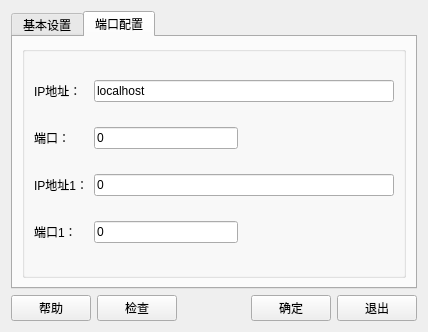
<?xml version="1.0" encoding="UTF-8"?>
<ui version="4.0">
 <class>NewNetDeviceDialog</class>
 <widget class="QDialog" name="NewNetDeviceDialog">
  <property name="geometry">
   <rect>
    <x>0</x>
    <y>0</y>
    <width>428</width>
    <height>321</height>
   </rect>
  </property>
  <property name="windowTitle">
   <string>串口设备</string>
  </property>
  <layout class="QVBoxLayout" name="verticalLayout">
   <item>
    <widget class="QTabWidget" name="tabWidget">
     <property name="currentIndex">
      <number>1</number>
     </property>
     <widget class="QWidget" name="tab">
      <attribute name="title">
       <string>基本设置</string>
      </attribute>
      <layout class="QVBoxLayout" name="verticalLayout_2">
       <item>
        <widget class="QGroupBox" name="groupBox">
         <property name="minimumSize">
          <size>
           <width>200</width>
           <height>200</height>
          </size>
         </property>
         <property name="title">
          <string/>
         </property>
         <layout class="QGridLayout" name="gridLayout_2">
          <item row="6" column="0">
           <widget class="QLabel" name="label_4">
            <property name="text">
             <string>帧间隔：</string>
            </property>
           </widget>
          </item>
          <item row="6" column="1">
           <widget class="QLineEdit" name="editFrameTimePeriod">
            <property name="text">
             <string>50</string>
            </property>
           </widget>
          </item>
          <item row="3" column="1">
           <widget class="QLineEdit" name="editFrameLen">
            <property name="text">
             <string>64</string>
            </property>
           </widget>
          </item>
          <item row="5" column="4">
           <widget class="QLabel" name="label_2">
            <property name="text">
             <string>状态量：</string>
            </property>
           </widget>
          </item>
          <item row="4" column="1" colspan="4">
           <widget class="QLineEdit" name="editProtocol">
            <property name="enabled">
             <bool>true</bool>
            </property>
            <property name="text">
             <string/>
            </property>
            <property name="readOnly">
             <bool>true</bool>
            </property>
           </widget>
          </item>
          <item row="6" column="2">
           <widget class="QLabel" name="label_6">
            <property name="text">
             <string>ms</string>
            </property>
           </widget>
          </item>
          <item row="4" column="5">
           <widget class="QPushButton" name="btnProtocolSelect">
            <property name="text">
             <string>选择</string>
            </property>
           </widget>
          </item>
          <item row="3" column="0">
           <widget class="QLabel" name="label_3">
            <property name="text">
             <string>帧长度：</string>
            </property>
           </widget>
          </item>
          <item row="2" column="0">
           <widget class="QLabel" name="label">
            <property name="text">
             <string>设备名称：</string>
            </property>
           </widget>
          </item>
          <item row="4" column="0">
           <widget class="QLabel" name="label_7">
            <property name="text">
             <string>通讯协议：</string>
            </property>
           </widget>
          </item>
          <item row="6" column="5">
           <widget class="QLineEdit" name="editCtrlVar"/>
          </item>
          <item row="6" column="4">
           <widget class="QLabel" name="label_5">
            <property name="text">
             <string>控制量：</string>
            </property>
           </widget>
          </item>
          <item row="5" column="1">
           <widget class="QComboBox" name="cboLink">
            <item>
             <property name="text">
              <string>主链路</string>
             </property>
            </item>
            <item>
             <property name="text">
              <string>备用链路</string>
             </property>
            </item>
           </widget>
          </item>
          <item row="2" column="5">
           <widget class="QPushButton" name="btnDeviceSelect">
            <property name="text">
             <string>选择</string>
            </property>
           </widget>
          </item>
          <item row="2" column="1" colspan="4">
           <widget class="QLineEdit" name="editDeviceName">
            <property name="text">
             <string/>
            </property>
           </widget>
          </item>
          <item row="5" column="0">
           <widget class="QLabel" name="label_8">
            <property name="text">
             <string>冗余配置：</string>
            </property>
           </widget>
          </item>
          <item row="5" column="5">
           <widget class="QLineEdit" name="editStateVar"/>
          </item>
          <item row="5" column="3">
           <spacer name="horizontalSpacer_4">
            <property name="orientation">
             <enum>Qt::Horizontal</enum>
            </property>
            <property name="sizeHint" stdset="0">
             <size>
              <width>40</width>
              <height>20</height>
             </size>
            </property>
           </spacer>
          </item>
         </layout>
        </widget>
       </item>
       <item>
        <layout class="QHBoxLayout" name="horizontalLayout">
         <item>
          <widget class="QCheckBox" name="checkDynamicOptimization">
           <property name="text">
            <string>使用动态优化</string>
           </property>
          </widget>
         </item>
         <item>
          <spacer name="horizontalSpacer_3">
           <property name="orientation">
            <enum>Qt::Horizontal</enum>
           </property>
           <property name="sizeHint" stdset="0">
            <size>
             <width>40</width>
             <height>20</height>
            </size>
           </property>
          </spacer>
         </item>
         <item>
          <widget class="QLabel" name="label_9">
           <property name="text">
            <string>远程端口：</string>
           </property>
          </widget>
         </item>
         <item>
          <widget class="QLineEdit" name="editRemotePort"/>
         </item>
         <item>
          <spacer name="horizontalSpacer_2">
           <property name="orientation">
            <enum>Qt::Horizontal</enum>
           </property>
           <property name="sizeHint" stdset="0">
            <size>
             <width>40</width>
             <height>20</height>
            </size>
           </property>
          </spacer>
         </item>
        </layout>
       </item>
      </layout>
     </widget>
     <widget class="QWidget" name="tab_2">
      <attribute name="title">
       <string>端口配置</string>
      </attribute>
      <layout class="QVBoxLayout" name="verticalLayout_3">
       <item>
        <widget class="QGroupBox" name="groupBox_2">
         <property name="title">
          <string/>
         </property>
         <layout class="QGridLayout" name="gridLayout">
          <item row="1" column="1">
           <widget class="QLabel" name="label_11">
            <property name="text">
             <string>端口：</string>
            </property>
           </widget>
          </item>
          <item row="3" column="1">
           <widget class="QLabel" name="label_13">
            <property name="text">
             <string>端口1：</string>
            </property>
           </widget>
          </item>
          <item row="0" column="1">
           <widget class="QLabel" name="label_10">
            <property name="text">
             <string>IP地址：</string>
            </property>
           </widget>
          </item>
          <item row="2" column="1">
           <widget class="QLabel" name="label_12">
            <property name="text">
             <string>IP地址1：</string>
            </property>
           </widget>
          </item>
          <item row="2" column="2" colspan="3">
           <widget class="QLineEdit" name="editIpAddress1">
            <property name="text">
             <string>0</string>
            </property>
           </widget>
          </item>
          <item row="0" column="2" colspan="3">
           <widget class="QLineEdit" name="editIpAddress">
            <property name="text">
             <string>localhost</string>
            </property>
           </widget>
          </item>
          <item row="1" column="2">
           <widget class="QLineEdit" name="editPort">
            <property name="text">
             <string>0</string>
            </property>
           </widget>
          </item>
          <item row="3" column="2">
           <widget class="QLineEdit" name="editPort1">
            <property name="text">
             <string>0</string>
            </property>
           </widget>
          </item>
          <item row="1" column="4">
           <spacer name="horizontalSpacer_5">
            <property name="orientation">
             <enum>Qt::Horizontal</enum>
            </property>
            <property name="sizeHint" stdset="0">
             <size>
              <width>40</width>
              <height>20</height>
             </size>
            </property>
           </spacer>
          </item>
         </layout>
        </widget>
       </item>
      </layout>
     </widget>
    </widget>
   </item>
   <item>
    <layout class="QHBoxLayout" name="horizontalLayout_7">
     <item>
      <widget class="QPushButton" name="btnHelp">
       <property name="text">
        <string>帮助</string>
       </property>
      </widget>
     </item>
     <item>
      <widget class="QPushButton" name="btnCheck">
       <property name="text">
        <string>检查</string>
       </property>
      </widget>
     </item>
     <item>
      <spacer name="horizontalSpacer">
       <property name="orientation">
        <enum>Qt::Horizontal</enum>
       </property>
       <property name="sizeHint" stdset="0">
        <size>
         <width>40</width>
         <height>20</height>
        </size>
       </property>
      </spacer>
     </item>
     <item>
      <widget class="QPushButton" name="btnOk">
       <property name="text">
        <string>确定</string>
       </property>
      </widget>
     </item>
     <item>
      <widget class="QPushButton" name="btnExit">
       <property name="text">
        <string>退出</string>
       </property>
      </widget>
     </item>
    </layout>
   </item>
  </layout>
 </widget>
 <resources/>
 <connections/>
</ui>
